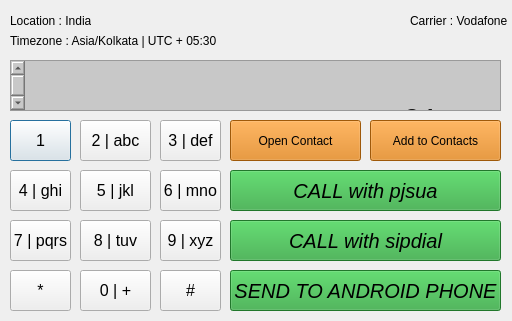
<?xml version="1.0" encoding="UTF-8"?>
<ui version="4.0">
        <class>Dialog</class>
        <widget class="QDialog" name="Dialog">
                <property name="geometry">
                        <rect>
                                <x>0</x>
                                <y>0</y>
                                <width>512</width>
                                <height>321</height>
                        </rect>
                </property>
                <property name="windowTitle">
                        <string>Dialer</string>
                </property>
                <widget class="QPlainTextEdit" name="plainTextEdit">
                        <property name="geometry">
                                <rect>
                                        <x>10</x>
                                        <y>60</y>
                                        <width>491</width>
                                        <height>51</height>
                                </rect>
                        </property>
                        <property name="font">
                                <font>
                                        <pointsize>24</pointsize>
                                </font>
                        </property>
                        <property name="layoutDirection">
                                <enum>Qt::RightToLeft</enum>
                        </property>
                        <property name="styleSheet">
                                <string notr="true">background-color: rgb(200, 200, 200); color : rgb(20, 20, 20);</string>
                        </property>
                        <property name="plainText">
                                <string>
                                        +91 9176119388</string>
                        </property>
                </widget>
                <widget class="QPushButton" name="pushButton">
                        <property name="geometry">
                                <rect>
                                        <x>10</x>
                                        <y>120</y>
                                        <width>61</width>
                                        <height>41</height>
                                </rect>
                        </property>
                        <property name="font">
                                <font>
                                        <pointsize>12</pointsize>
                                </font>
                        </property>
                        <property name="text">
                                <string>1</string>
                        </property>
                </widget>
                <widget class="QPushButton" name="pushButton_2">
                        <property name="geometry">
                                <rect>
                                        <x>80</x>
                                        <y>120</y>
                                        <width>71</width>
                                        <height>41</height>
                                </rect>
                        </property>
                        <property name="font">
                                <font>
                                        <pointsize>12</pointsize>
                                </font>
                        </property>
                        <property name="text">
                                <string>2 | abc</string>
                        </property>
                </widget>
                <widget class="QPushButton" name="pushButton_3">
                        <property name="geometry">
                                <rect>
                                        <x>160</x>
                                        <y>120</y>
                                        <width>61</width>
                                        <height>41</height>
                                </rect>
                        </property>
                        <property name="font">
                                <font>
                                        <pointsize>12</pointsize>
                                </font>
                        </property>
                        <property name="text">
                                <string>3 | def</string>
                        </property>
                </widget>
                <widget class="QPushButton" name="pushButton_4">
                        <property name="geometry">
                                <rect>
                                        <x>80</x>
                                        <y>170</y>
                                        <width>71</width>
                                        <height>41</height>
                                </rect>
                        </property>
                        <property name="font">
                                <font>
                                        <pointsize>12</pointsize>
                                </font>
                        </property>
                        <property name="text">
                                <string>5 | jkl</string>
                        </property>
                </widget>
                <widget class="QPushButton" name="pushButton_5">
                        <property name="geometry">
                                <rect>
                                        <x>160</x>
                                        <y>170</y>
                                        <width>61</width>
                                        <height>41</height>
                                </rect>
                        </property>
                        <property name="font">
                                <font>
                                        <pointsize>12</pointsize>
                                </font>
                        </property>
                        <property name="text">
                                <string>6 | mno</string>
                        </property>
                </widget>
                <widget class="QPushButton" name="pushButton_6">
                        <property name="geometry">
                                <rect>
                                        <x>10</x>
                                        <y>170</y>
                                        <width>61</width>
                                        <height>41</height>
                                </rect>
                        </property>
                        <property name="font">
                                <font>
                                        <pointsize>12</pointsize>
                                </font>
                        </property>
                        <property name="text">
                                <string>4 | ghi</string>
                        </property>
                </widget>
                <widget class="QPushButton" name="pushButton_7">
                        <property name="geometry">
                                <rect>
                                        <x>10</x>
                                        <y>220</y>
                                        <width>61</width>
                                        <height>41</height>
                                </rect>
                        </property>
                        <property name="font">
                                <font>
                                        <pointsize>12</pointsize>
                                </font>
                        </property>
                        <property name="text">
                                <string>7 | pqrs</string>
                        </property>
                </widget>
                <widget class="QPushButton" name="pushButton_8">
                        <property name="geometry">
                                <rect>
                                        <x>80</x>
                                        <y>220</y>
                                        <width>71</width>
                                        <height>41</height>
                                </rect>
                        </property>
                        <property name="font">
                                <font>
                                        <pointsize>12</pointsize>
                                </font>
                        </property>
                        <property name="text">
                                <string>8 | tuv</string>
                        </property>
                </widget>
                <widget class="QPushButton" name="pushButton_9">
                        <property name="geometry">
                                <rect>
                                        <x>160</x>
                                        <y>220</y>
                                        <width>61</width>
                                        <height>41</height>
                                </rect>
                        </property>
                        <property name="font">
                                <font>
                                        <pointsize>12</pointsize>
                                </font>
                        </property>
                        <property name="text">
                                <string>9 | xyz</string>
                        </property>
                </widget>
                <widget class="QPushButton" name="pushButton_10">
                        <property name="geometry">
                                <rect>
                                        <x>160</x>
                                        <y>270</y>
                                        <width>61</width>
                                        <height>41</height>
                                </rect>
                        </property>
                        <property name="font">
                                <font>
                                        <pointsize>12</pointsize>
                                </font>
                        </property>
                        <property name="text">
                                <string>#</string>
                        </property>
                </widget>
                <widget class="QPushButton" name="pushButton_11">
                        <property name="geometry">
                                <rect>
                                        <x>10</x>
                                        <y>270</y>
                                        <width>61</width>
                                        <height>41</height>
                                </rect>
                        </property>
                        <property name="font">
                                <font>
                                        <pointsize>12</pointsize>
                                </font>
                        </property>
                        <property name="text">
                                <string>*</string>
                        </property>
                </widget>
                <widget class="QPushButton" name="pushButton_12">
                        <property name="geometry">
                                <rect>
                                        <x>80</x>
                                        <y>270</y>
                                        <width>71</width>
                                        <height>41</height>
                                </rect>
                        </property>
                        <property name="font">
                                <font>
                                        <pointsize>12</pointsize>
                                </font>
                        </property>
                        <property name="text">
                                <string>0 | +</string>
                        </property>
                </widget>
                <widget class="QPushButton" name="pushButton_14">
                        <property name="geometry">
                                <rect>
                                        <x>230</x>
                                        <y>120</y>
                                        <width>131</width>
                                        <height>41</height>
                                </rect>
                        </property>
                        <property name="styleSheet">
                                <string notr="true">background-color: rgb(222, 125, 13); color : black;</string>
                        </property>
                        <property name="text">
                                <string>Open Contact</string>
                        </property>
                </widget>
                <widget class="QPushButton" name="pushButton_15">
                        <property name="geometry">
                                <rect>
                                        <x>230</x>
                                        <y>170</y>
                                        <width>271</width>
                                        <height>41</height>
                                </rect>
                        </property>
                        <property name="font">
                                <font>
                                        <pointsize>15</pointsize>
                                        <italic>true</italic>
                                </font>
                        </property>
                        <property name="styleSheet">
                                <string notr="true">background-color: rgb(46, 166, 60); color : black;</string>
                        </property>
                        <property name="text">
                                <string>CALL with pjsua</string>
                        </property>
                </widget>
                <widget class="QPushButton" name="pushButton_16">
                        <property name="geometry">
                                <rect>
                                        <x>370</x>
                                        <y>120</y>
                                        <width>131</width>
                                        <height>41</height>
                                </rect>
                        </property>
                        <property name="styleSheet">
                                <string notr="true">background-color: rgb(222, 125, 13); color : black;</string>
                        </property>
                        <property name="text">
                                <string>Add to Contacts</string>
                        </property>
                </widget>
                <widget class="QLabel" name="label">
                        <property name="geometry">
                                <rect>
                                        <x>10</x>
                                        <y>10</y>
                                        <width>81</width>
                                        <height>21</height>
                                </rect>
                        </property>
                        <property name="text">
                                <string>Location : India</string>
                        </property>
                </widget>
                <widget class="QLabel" name="label_2">
                        <property name="geometry">
                                <rect>
                                        <x>410</x>
                                        <y>10</y>
                                        <width>101</width>
                                        <height>21</height>
                                </rect>
                        </property>
                        <property name="text">
                                <string>Carrier : Vodafone</string>
                        </property>
                </widget>
                <widget class="QLabel" name="label_3">
                        <property name="geometry">
                                <rect>
                                        <x>10</x>
                                        <y>30</y>
                                        <width>211</width>
                                        <height>21</height>
                                </rect>
                        </property>
                        <property name="text">
                                <string>Timezone : Asia/Kolkata | UTC + 05:30</string>
                        </property>
                </widget>
                <widget class="QPushButton" name="pushButton_17">
                        <property name="geometry">
                                <rect>
                                        <x>230</x>
                                        <y>270</y>
                                        <width>271</width>
                                        <height>41</height>
                                </rect>
                        </property>
                        <property name="font">
                                <font>
                                        <pointsize>15</pointsize>
                                        <italic>true</italic>
                                </font>
                        </property>
                        <property name="styleSheet">
                                <string notr="true">background-color: rgb(46, 166, 60); color : black;</string>
                        </property>
                        <property name="text">
                                <string>SEND TO ANDROID PHONE</string>
                        </property>
                </widget>
                <widget class="QPushButton" name="pushButton_18">
                        <property name="geometry">
                                <rect>
                                        <x>230</x>
                                        <y>220</y>
                                        <width>271</width>
                                        <height>41</height>
                                </rect>
                        </property>
                        <property name="font">
                                <font>
                                        <pointsize>15</pointsize>
                                        <italic>true</italic>
                                </font>
                        </property>
                        <property name="styleSheet">
                                <string notr="true">background-color: rgb(46, 166, 60); color : black;</string>
                        </property>
                        <property name="text">
                                <string>CALL with sipdial</string>
                        </property>
                </widget>
        </widget>
        <resources/>
        <connections/>
</ui>
